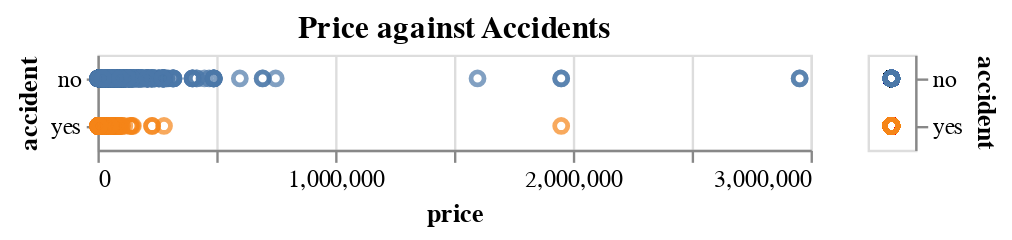

The cell this chart's notebook holds for it:
### Code cell
sampled_df = df[~df['accident'].isna()].sample(5000, random_state=RANDOM_STATE)

selection = alt.selection_point(fields=['accident'])
color = alt.condition(
    selection,
    alt.Color('accident:N').legend(None),
    alt.value('lightgray')
)

acc_price_chart = alt.Chart(
    sampled_df,
    title='Price against Accidents'
).mark_point().encode(
    x=alt.X('price:Q'),
    y=alt.Y('accident:N'),
    color=color,
    tooltip=[
        alt.Tooltip('model'),
        alt.Tooltip('price', format=',')
    ]
)

legend = alt.Chart(
    sampled_df
).mark_point().encode(
    alt.Y('accident:N').axis(orient='right'),
    color=color
).add_params(
    selection
)

chart = acc_price_chart | legend
chart

### Figure 1 — Vega-Lite specification as saved in the notebook (floating-point values rounded to 4 significant figures; data arrays with more than 128 entries replaced by an {"elided": "..."} marker saying what was removed)
{"config": {"view": {"continuousWidth": 300, "continuousHeight": 300}}, "hconcat": [{"mark": {"type": "point"}, "encoding": {"color": {"condition": {"param": "param_5", "field": "accident", "legend": null, "type": "nominal"}, "value": "lightgray"}, "tooltip": [{"field": "model", "type": "nominal"}, {"field": "price", "format": ",", "type": "quantitative"}], "x": {"field": "price", "type": "quantitative"}, "y": {"field": "accident", "type": "nominal"}}, "title": "Price against Accidents"}, {"mark": {"type": "point"}, "encoding": {"color": {"condition": {"param": "param_5", "field": "accident", "legend": null, "type": "nominal"}, "value": "lightgray"}, "y": {"axis": {"orient": "right"}, "field": "accident", "type": "nominal"}}, "name": "view_5"}], "data": {"name": "data-91e7c300bec216f33b33039d0ed32b97"}, "params": [{"name": "param_5", "select": {"type": "point", "fields": ["accident"]}, "views": ["view_5"]}], "$schema": "https://vega.github.io/schema/vega-lite/v5.20.1.json", "datasets": {"data-91e7c300bec216f33b33039d0ed32b97": {"elided": "5000 records"}}}
